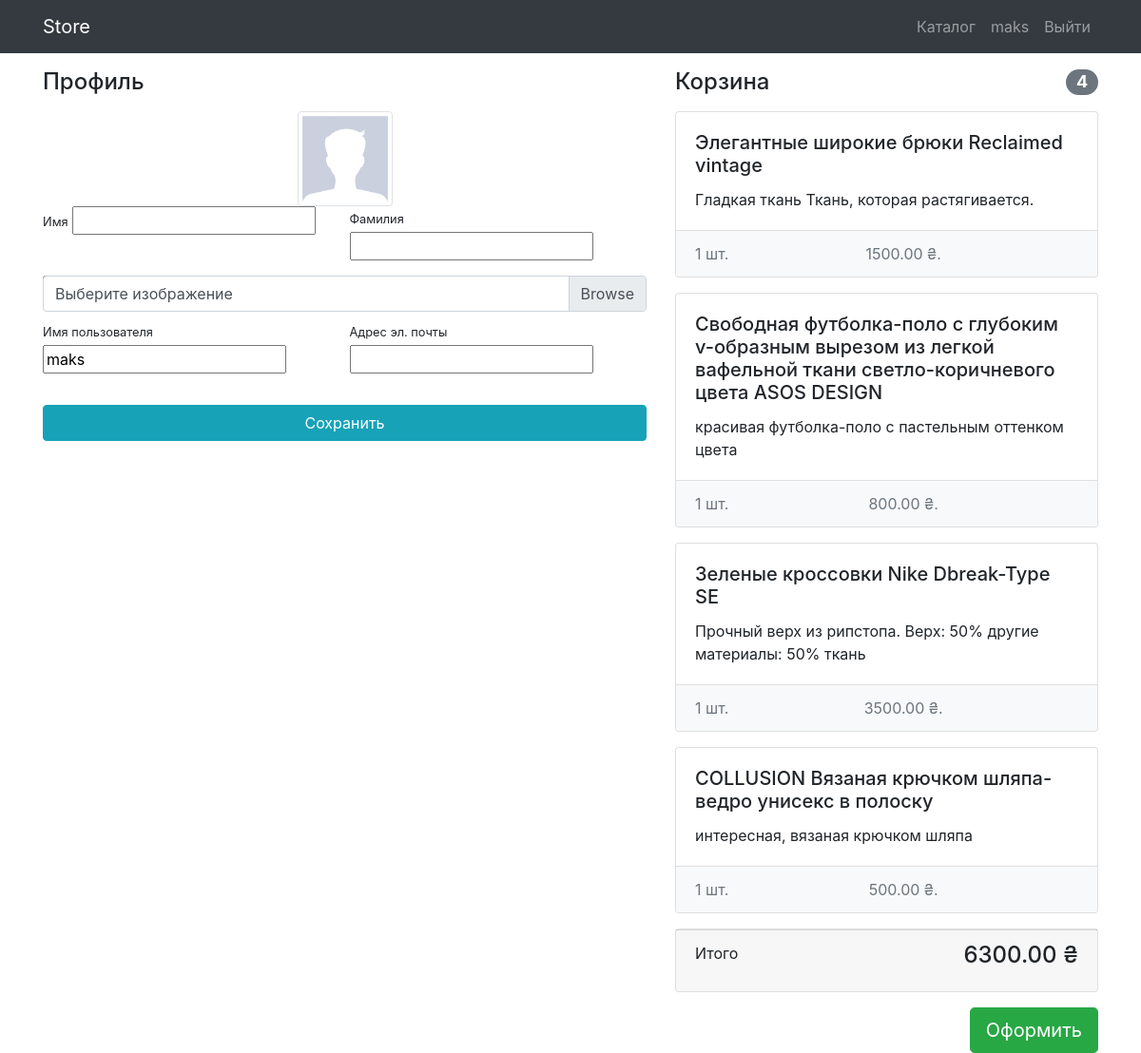
/users/profile/ (signed in), run on the app's committed database.
### users/models.py (models this page shows)
class User(AbstractUser):
    image = models.ImageField(upload_to='users_images', blank=True)

### products/models.py (models this page shows, shortened)
class Basket(models.Model):
    user = models.ForeignKey(User, on_delete=models.CASCADE)
    product = models.ForeignKey(Product, on_delete=models.CASCADE)
    quantity = models.PositiveIntegerField(default=0)
    created_timestamp = models.DateTimeField(auto_now_add=True)
    def sum(self):
        return self.quantity * self.product.price

class Product(models.Model):
    name = models.CharField(max_length=256, unique=True)
    image = models.ImageField(upload_to='products_images', blank=True)
    description = models.TextField(blank=True)
    short_description = models.CharField(max_length=64, blank=True)
    price = models.DecimalField(max_digits=8, decimal_places=2, default=0)
    quantity = models.PositiveIntegerField(default=0)
    category = models.ForeignKey(ProductCategory, on_delete=models.CASCADE) # соединяем эту таблицу в БД с верхней

### users/views.py (the view)
# urls.py: path('profile/', profile, name='profile'),
@login_required
def profile(request):
    user = request.user
    if request.method == 'POST':
        form = UserProfileForm(data=request.POST, files=request.FILES, instance=user)
        if form.is_valid():
            form.save()
            return HttpResponseRedirect(reverse('users:profile'))
    else:
        form = UserRegistrationForm()
    form = UserProfileForm(instance=user)
    baskets = Basket.objects.filter(user=user)
    total_quantity = sum(basket.quantity for basket in baskets)
    total_sum = sum(basket.sum() for basket in baskets)
    context = {
        'form': form, 'title': 'Личный кабинет',
        'baskets': baskets,
        'total_quantity': total_quantity,
        'total_sum': total_sum,
    }
    return render(request, 'users/profile.html', context)

### users/forms.py (shortened to what this page needs)
class UserProfileForm(UserChangeForm):
    username = forms.CharField(widget=forms.TextInput(attrs={'readonly': True}))
    email = forms.CharField(widget=forms.EmailInput(attrs={'readonly': True}))
    image = forms.ImageField(widget=forms.FileInput(), required=False)
    class Meta:
        model = User
        fields = ('username', 'email', 'first_name', 'last_name', 'image')

### users/templates/users/profile.html (shortened to what this page needs)
{% extends 'products/base.html' %}
{% load static %}
{% block css %}
    <link href="{% static 'css/profile.css' %}" rel="stylesheet">
{% endblock %}
{% block content %}
    <div class="container">
        <div class="row">
            <div class="col-lg-7">
                <h4 class="mt-3 mb-3">Профиль</h4>
                <div class="col-lg-12 text-center">
                    <img width="100" height="100"
                         src="{% if user.image %} {{ user.image.url }} {% else %} {% static 'vendor/img/users/default_avatar.jpg' %} {% endif %}"
                         class="img-thumbnail">
                </div>
                <form action="{% url 'users:profile' %}" method="post" enctype="multipart/form-data">
                    <div class="form-row">
                        <div class="col-lg-6">
                            <div class="form-group">
                                <label class="small mb-1" for="{{ form.first_name.id_for_label }}">Имя</label>
                                {{ form.first_name }}
                            </div>
                        </div>
                        <div class="col-lg-6">
                            <div class="form-group">
                                <label class="small mb-1" for="{{ form.last_name.id_for_label }}">Фамилия</label>
                                {{ form.last_name }}
                            </div>
                        </div>
                    </div>
                    <div class="form-row mb-2">
                        <div class="col-lg-12">
                            <div class="custom-file">
                                <label class="custom-file-label" for="{{ form.image.id_for_label }}">Выберите
                                    изображение</label>
                            </div>
                        </div>
                    </div>
                    <div class="form-row">
                        <div class="col-lg-6">
                            <label class="small mb-1" for="{{ form.username.id_for_label }}">Имя пользователя</label>
                            {{ form.username }}
                        </div>
                        <div class="col-lg-6">
                            <label class="small mb-1" for="{{ form.email.id_for_label }}">Адрес эл.
                                почты</label>
                            {{ form.email }}
                        </div>
                    </div>
                    <div class="form-row">
                        <div class="col-lg-12" style="margin-top: 33px;">
                            <input class="btn btn-info btn-block" type="submit" value="Сохранить">
                        </div>
                    </div>
                </form>
            </div>
            {% include 'products/basket.html' %}
        </div>
    </div>
{% endblock %}

### products/templates/products/base.html (shortened to what this page needs)
{% load static %}
<!DOCTYPE html>
<html lang="en">
<head>
    <link href="{% static 'vendor/bootstrap/css/bootstrap.min.css' %}" rel="stylesheet">
    {% block css %}{% endblock %}
</head>
<body>
<nav class="navbar navbar-expand-lg navbar-dark bg-dark fixed-top">
    <div class="container">
        <a class="navbar-brand" href="{% url 'index' %}">Store</a>
        <div class="collapse navbar-collapse" id="navbarResponsive">
            <ul class="navbar-nav ml-auto">
                <li class="nav-item">
                    <a class="nav-link" href="{% url 'products:index' %}">Каталог  </a>
                </li>
                {% if user.is_authenticated %}
                    <li class="nav-item">
                        <a class="nav-link" href="{% url 'users:profile' %}">{{ user.username }}
                        </a>
                    </li>
                    <li class="nav-item">
                        <a class="nav-link" href="{% url 'users:logout' %}">Выйти </a>
                    </li>
                {% else %}
                    <li class="nav-item">
                        <a class="nav-link" href="{% url 'users:login' %}">Войти <i class="fas fa-sign-in-alt"></i></a>
                    </li>
                {% endif %}
            </ul>
        </div>
    </div>
</nav>
{% block content %}{% endblock %}
</body>
</html>

### products/templates/products/basket.html (shortened to what this page needs)
{% if baskets %}
    <div class="col-lg-5">
        <h4 class="mt-3 mb-3 d-flex justify-content-between align-items-center mb-3">
            Корзина <span class="badge badge-secondary badge-pill">{{ total_quantity }}</span>
        </h4>
        {% for basket in baskets %}
            <div class="card mb-3">
                <div class="card-body">
                    <h5 class="card-title">{{ basket.product.name }}</h5>
                    <p class="card-text">{{ basket.product.short_description }}</p>
                </div>
                <ul class="list-group list-group-flush">
                    <li class="list-group-item d-flex justify-content-between lh-condensed bg-light">
                        <span class="text-muted">{{ basket.quantity }} шт.</span>
                        <span class="text-muted">{{ basket.sum }} ₴.</span>
                    </li>
                </ul>
            </div>
        {% endfor %}
        <div class="card mb-3">
            <div class="card-footer">
                <p class="float-left">Итого</p>
                <h4 class="float-right">{{ total_sum }} ₴</h4>
            </div>
        </div>
        <button type="button" class="btn btn-success btn-lg float-right">Оформить</button>
    </div>
{% else %}
    <h4 class="mt-3 mb-3 mb-3 text-center">
        Корзина пуста
    </h4>
{% endif %}

### static/css/profile.css (style rules this page uses)
body { padding-top: 56px; }

### data on the page
User: username "maks"
Basket: product.name "Элегантные широкие брюки Reclaimed vintage", product.short_description "Гладкая ткань Ткань, которая растягивается.", quantity "1", sum "1500.00"
Basket: product.name "Свободная футболка-поло с глубоким v-образным вырезом из легкой вафельной ткани светло-коричневого цвета ASOS DESIGN", product.short_description "красивая футболка-поло с пастельным оттенком цвета", quantity "1", sum "800.00"
Basket: product.name "Зеленые кроссовки Nike Dbreak-Type SE", product.short_description "Прочный верх из рипстопа. Верх: 50% другие материалы: 50% ткань", quantity "1", sum "3500.00"
Basket: product.name "COLLUSION Вязаная крючком шляпа-ведро унисекс в полоску", product.short_description "интересная, вязаная крючком шляпа", quantity "1", sum "500.00"

### other printed values
{{ total_quantity }} "4"
{{ total_sum }} "6300.00"
